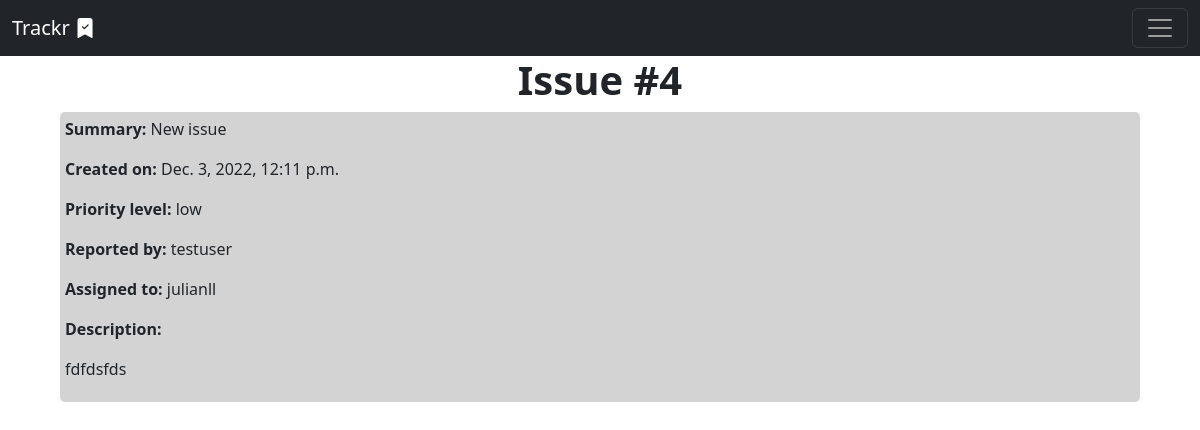
/issues/4 (signed in), run on the app's committed database.
### issues/models.py (models this page shows, shortened)
class Issue(models.Model):
    summary = models.CharField(max_length=256)
    description = models.TextField()
    status = models.ForeignKey(
        Status,
        on_delete=models.CASCADE,
        default=1
    )
    priority = models.ForeignKey(
        Priority,
        on_delete=models.CASCADE,
        default=1
    )
    reporter = models.ForeignKey(
        get_user_model(),
        on_delete=models.CASCADE
    )
    assignee = models.ForeignKey(
        get_user_model(),
        on_delete=models.CASCADE,
        null=True,
        related_name="assignee"
    )
    created_on = models.DateTimeField(auto_now_add=True)

class Priority(models.Model):
    name = models.CharField(max_length=128)
    description = models.TextField()
    def __str__(self):
        return self.name

### accounts/models.py (models this page shows)
class CustomUser(AbstractUser):
    role = models.ForeignKey(
        Role,
        on_delete=models.CASCADE,
        blank=True,
        null=True
    )
    team = models.ForeignKey(
        Team,
        on_delete=models.CASCADE,
        blank=True,
        null=True
    )

### issues/views.py (the view)
# urls.py: path('<int:pk>', views.IssueDetailView.as_view(), name='detail'),
class IssueDetailView(LoginRequiredMixin, DetailView):
    template_name = "issues/detail.html"
    model = Issue

### templates/issues/detail.html (shortened to what this page needs)
{% extends 'base.html' %}
{% block content %}
<h1>Issue #{{issue.id}}</h1>
<div class="details">
    <p><b>Summary: </b>{{issue.summary}}</p>
    <p><b>Created on: </b> {{issue.created_on}}</p>
    <p><b>Priority level:</b> {{issue.priority}}</p>
    <p><b>Reported by: </b>{{issue.reporter}}</p>
    <p><b>Assigned to: </b>{{issue.assignee}}</p>
    <p><b>Description:</b></p>
    <p>{{issue.description}}</p>
</div>
{% endblock content %}

### static/css/base.css (style rules this page uses)
h1 { text-align: center; font-weight: 800; }
.details { width: 90%; margin-left: auto; margin-right: auto; background-color: lightgray; padding: 5px; border-radius: 5px; }

### data on the page
Issue: id "4", summary "New issue", created_on "Dec. 3, 2022, 12:11 p.m.", priority "low", reporter "testuser", assignee "julianll", description "fdfdsfds"
